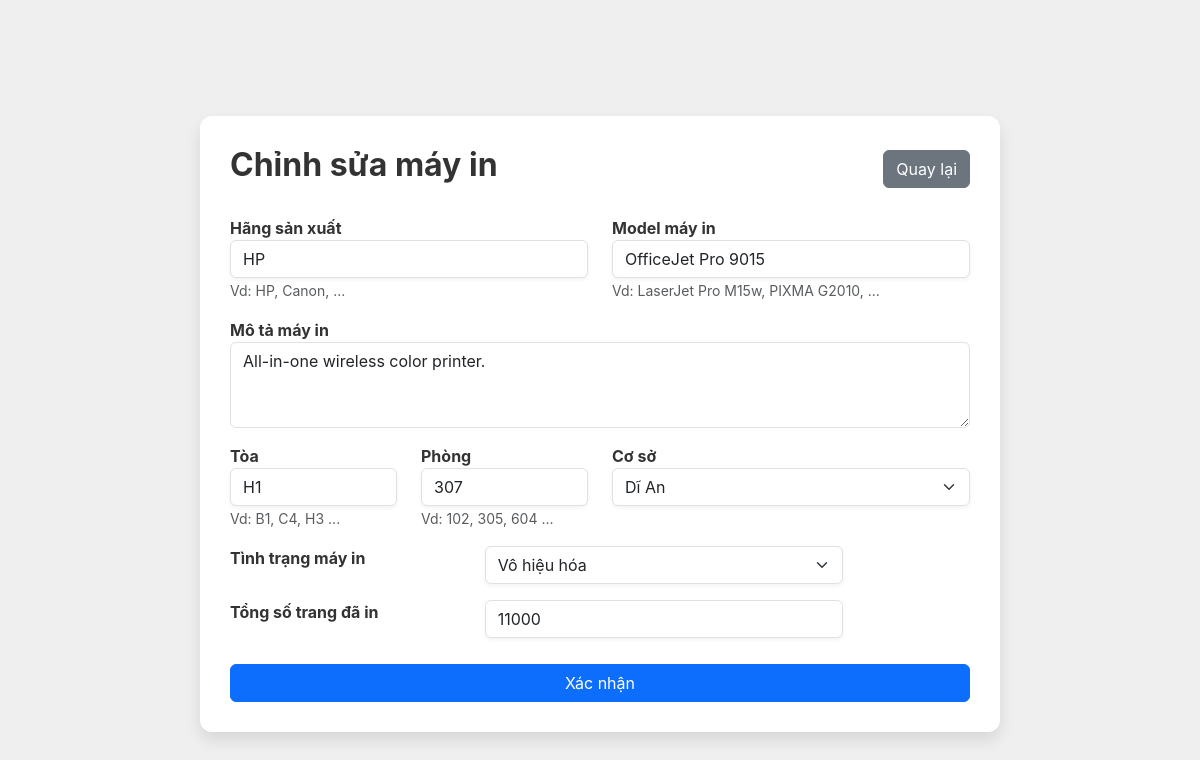
The app's page /spso/edit_printer/11/ with its own data.
### base/models.py (models this page shows, shortened)
class Printer(models.Model):
    brand = models.CharField(max_length=20)
    model = models.CharField(max_length=20)
    description = models.TextField(null=True, blank=True)
    building = models.CharField(max_length=10)
    room = models.CharField(max_length=100)
    campus = models.CharField(
        max_length=50,
        choices=Campus,
    )
    status = models.CharField(
        max_length=20,
        choices=PrinterStatus,
        default=('enabled', 'Enabled')
    )
    total_pages_used = models.IntegerField(default=0)

### base/views.py (the view)
# urls.py: path('spso/edit_printer/<int:pk>/', views.spso_config_printer, name='spso_edit_printer'),
def spso_config_printer(request, pk):
    printer = Printer.objects.get(pk=pk)
    if request.method == 'POST':
        form = PrinterForm(request.POST, instance=printer)
        if form.is_valid():
            form.save()
            messages.success(request, 'Cập nhật máy in thành công.')
        else:
            messages.error(request, 'Có lỗi xảy ra. Vui lòng kiểm tra lại thông tin đã nhập.')
    else:
        form = PrinterForm(instance=printer)
    context = {'form': form, 'title': 'Chỉnh sửa máy in'}
    return render(request, 'base/printer_form.html', context)

### base/templates/base/printer_form.html (shortened to what this page needs)
<!DOCTYPE html>
<html lang="vi">
    <head>
        <link href="https://cdn.jsdelivr.net/npm/bootstrap@5.3.0/dist/css/bootstrap.min.css" rel="stylesheet">
    </head>
    <body>
    <div class="container mt-5">
        <div class="d-flex justify-content-between align-items-center mb-4">
            <h2><strong>{{ title }}</strong></h2>
            <a href="{% url 'spso_printer_list' %}" class="btn btn-secondary">Quay lại</a>
        </div>
        <form method="post" enctype="multipart/form-data" class="mt-4 dropzone" id="printjob-dropzone">
            <div class="row">
                <div class="col-md-6 mb-3">
                    <strong>Hãng sản xuất</strong>
                    {{ form.brand }}
                    <small class="form-text text-muted">Vd: HP, Canon, ...</small>
                </div>
                <div class="col-md-6 mb-3">
                    <strong>Model máy in</strong>
                    {{ form.model }}
                    <small class="form-text text-muted">Vd: LaserJet Pro M15w, PIXMA G2010, ...</small>
                </div>
            </div>
            <div class="mb-3">
                <strong>Mô tả máy in</strong>
                {{ form.description }}
            </div>
            <div class="row">
                <div class="col-md-3 mb-3">
                    <strong>Tòa</strong>
                    {{ form.building }}
                    <small class="form-text text-muted">Vd: B1, C4, H3 ...</small>
                </div>
                <div class="col-md-3 mb-3">
                    <strong>Phòng</strong>
                    {{ form.room }}
                    <small class="form-text text-muted">Vd: 102, 305, 604 ...</small>
                </div>
                <div class="col-md-6 mb-3">
                    <strong>Cơ sở</strong>
                    {{ form.campus }}
                </div>
            </div>
            <div class="row">
                <div class="col-md-4 mb-3">
                    <strong>Tình trạng máy in</strong>
                </div>
                <div class="col-md-6 mb-3">
                    {{ form.status }}
                </div>
            </div>
            <div class="row">
                <div class="col-md-4 mb-3">
                    <strong>Tổng số trang đã in</strong>
                </div>
                <div class="col-md-6 mb-3">
                    {{ form.total_pages_used }}
                </div>
            </div>
            <div class="text-end">
                <button  type="submit" class="btn btn-primary">Xác nhận</button>
            </div>
        </form>
    </div>
    </body>
</html>

### base/templates/base/printer_form.html (style rules this page uses)
body { font-family: 'Inter', 'Roboto', sans-serif; margin: 0; padding: 0; background-color: #f0efef; color: #333; display: flex; justify-content: center; align-items: center; height: 100vh; }
.container { width: 90%; max-width: 800px; background: #fff; border-radius: 12px; box-shadow: 0px 8px 16px rgba(0, 0, 0, 0.1); padding: 30px; }
input, select { width: 100%; padding: 12px; font-size: 1rem; border-radius: 8px; border: 1px solid #ddd; box-shadow: 0px 2px 4px rgba(0, 0, 0, 0.05); transition: all 0.3s ease-in-out; }
button { width: 100%; padding: 12px; font-size: 1rem; font-weight: 600; border: none; border-radius: 8px; background-color: #0563bb; color: white; cursor: pointer; transition: background-color 0.3s ease-in-out; margin-top: 10px; }

### records on screen
Printer: brand "HP", model "OfficeJet Pro 9015", description "All-in-one wireless color printer.", building "H1", room "307", campus "Dĩ An", status "Vô hiệu hóa", total_pages_used "11000"

### other values on screen
{{ title }} "Chỉnh sửa máy in"
